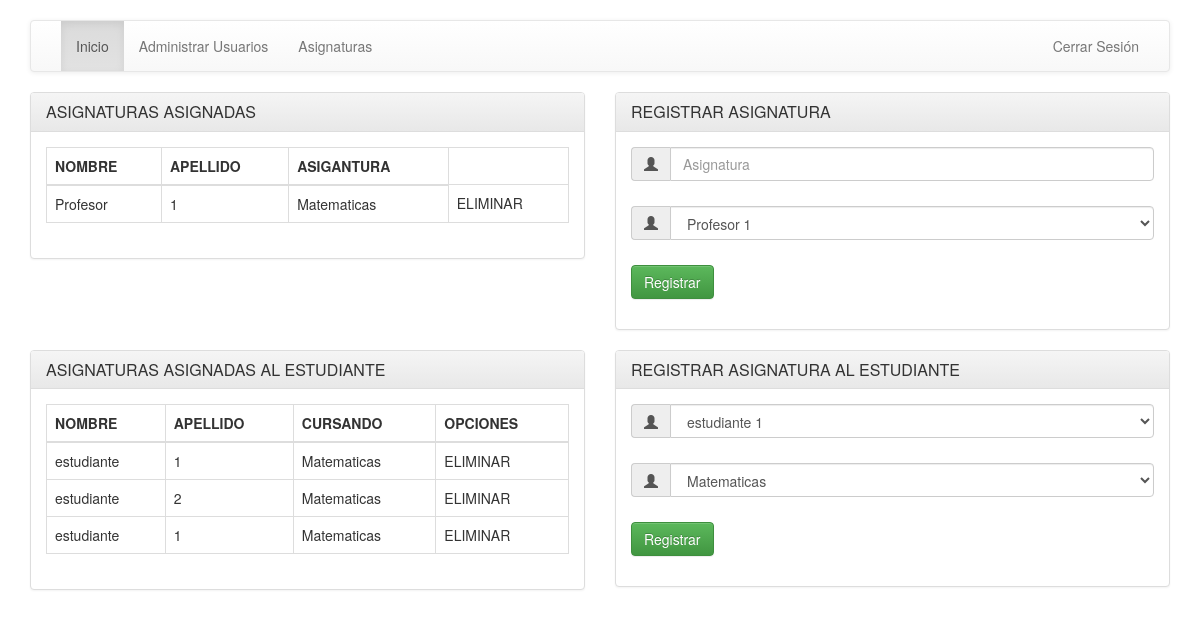
/system_students/index.php?c=subject (signed in), run on the app's committed database.
### tables this page shows
CREATE TABLE `subjects` (
  `id_subject` int(11) NOT NULL,
  `description_subject` varchar(50) NOT NULL,
  `fk_user_teacher` int(11) NOT NULL
);

CREATE TABLE `users` (
  `id_user` int(11) NOT NULL,
  `token_user` varchar(100) NOT NULL,
  `first_name` varchar(50) NOT NULL,
  `second_name` varchar(50) NOT NULL,
  `name_user` varchar(50) NOT NULL,
  `password` varchar(200) NOT NULL,
  `fk_rol` int(11) NOT NULL
);

CREATE TABLE `subject_student` (
  `id_sub_st` int(11) NOT NULL,
  `fk_user_student` int(11) NOT NULL,
  `fk_subject_st` int(11) DEFAULT NULL,
  `date` datetime DEFAULT NULL
);

### system_students/Controller/PagesController.php (called while the page is built, shortened)
<?php
include_once('Model/SubjectClass.php');
include_once('Model/SubjectStudentClass.php');
class UsersController{
    public function __construct()
    {
        $this->mod_sub = new Subject();
        $this->mod_subst = new SubStudent();
    }
    public function subject()
    {
        include_once('View/Subject/index.php');
    }
}

### system_students/DataBase/Conection.php (called while the page is built)
<?php
class conection{
    public static function connect(){
        $pdo = new PDO("mysql: host=localhost; dbname=systemstudents","root","");
        $pdo->setAttribute(PDO::ATTR_ERRMODE, PDO::ERRMODE_EXCEPTION);
        return $pdo;
    }
}

### system_students/Model/SubjectClass.php (called while the page is built, shortened)
<?php
class Subject{
    public $con;
    public function __construct()
    {
        try {
            $this->con = conection::connect();
        } catch (Exception $e) {
            die($e->getMessage());
        }
    }
    public function OptionUsersTeacher()
    {
        try {
            $query = "SELECT * FROM users INNER jOIN rol ON users.fk_rol = rol.id_rol WHERE fk_rol = 3";
            $stmt = $this->con->prepare($query);
            $stmt->execute();
            return $stmt->fetchAll(PDO::FETCH_OBJ);
        } catch (Exception $e) {
            die($e->getMessage());
        }
    }
    public function SearchTeachers()
    {
        try {
            $query = "SELECT * FROM subjects INNER JOIN users ON subjects.fk_user_teacher = users.id_user";
            $stmt = $this->con->prepare($query);
            $stmt->execute();
            return $stmt->fetchAll(PDO::FETCH_OBJ);
        } catch (Exception $e) {
            die($e->getMessage());
        }
    }
    public function OptionUserStudent()
    {
        try {
            $query = "SELECT * FROM users INNER jOIN rol ON users.fk_rol = rol.id_rol WHERE fk_rol = 2";
            $stmt = $this->con->prepare($query);
            $stmt->execute();
            return $stmt->fetchAll(PDO::FETCH_OBJ);
        } catch (Exception $e) {
            die($e->getMessage());
        }
    }
    public function OptionSubject()
    {
        try {
            $query = "SELECT * FROM subjects";
            $stmt = $this->con->prepare($query);
            $stmt->execute();
            return $stmt->fetchAll(PDO::FETCH_OBJ);
        } catch (Exception $e) {
            die($e->getMessage());
        }
    }
}

### system_students/Model/SubjectStudentClass.php (called while the page is built, shortened)
<?php
class SubStudent{
    public $con;
    public function __construct()
    {
        try {
            $this->con = conection::connect();
        } catch (Exception $e) {
            die($e->getMessage());
        }
    }
    public function SearchSubjectStudent()
    {
        try {
            $query = "SELECT * FROM subject_student AS a INNER JOIN users ON users.id_user = a.fk_user_student
            INNER JOIN subjects ON subjects.id_subject = a.fk_subject_st";
            $stmt = $this->con->prepare($query);
            $stmt->execute();
            return $stmt->fetchAll(PDO::FETCH_OBJ);
        } catch (Exception $e) {
            die($e->getMessage());
        }
    }
}

### system_students/View/Subject/index.php (the view, shortened to what this page needs)
<?php
$rol = $_SESSION['fk_rol_S'];
?>
<!doctype html>
<html lang="es">
	<head>
		<link rel="stylesheet" href="Styles/css/bootstrap.min.css" >
		<link rel="stylesheet" href="Styles/css/bootstrap-theme.min.css" >
	</head>
	<body>
		<div class="container">
			<nav class='navbar navbar-default'>
				<div class='container-fluid'>
					<div id='navbar' class='navbar-collapse collapse'>
						<ul class='nav navbar-nav'>
							<li class='active'><a href='?c=home'>Inicio</a></li>
						</ul>
                        <?php if($rol == 1){?>
                        <ul class='nav navbar-nav'>
                            <li><a href='?c=admin'>Administrar Usuarios</a></li>
                        </ul>
						<?php }; ?>
						<?php if($rol == 1){?>
                        <ul class='nav navbar-nav'>
                            <li><a href='?c=subject'>Asignaturas</a></li>
                        </ul>
						<?php }; ?>
						<ul class='nav navbar-nav navbar-right'>
							<li><a href='?c=CloseSesion'>Cerrar Sesi&oacute;n</a></li>
						</ul>
					</div>
				</div>
			</nav>
            <div class="row">
                <div class="col-md-6">
                    <div class="panel panel-default">
                        <div class="panel-heading">
                            <h3 class="panel-title">ASIGNATURAS ASIGNADAS</h3>
                        </div>
                        <div class="panel-body">
                            <table class="table table-bordered">
                                <thead>
                                    <th>NOMBRE</th>
                                    <th>APELLIDO</th>
                                    <th>ASIGANTURA</th>
                                </thead>
                                <tbody>
								<?php foreach($this->mod_sub->SearchTeachers() as $ts): ?>
                                    <tr>
                                        <td><?php echo $ts->first_name; ?></td>
                                        <td><?php echo $ts->second_name; ?></td>
                                        <td><?php echo $ts->description_subject; ?></td>
                                        <td>ELIMINAR</td>
                                    </tr>
								<?php endforeach; ?>
                                </tbody>
                            </table>
                        </div>
                    </div>
                </div>
                <div class="col-md-6">
                    <div class="panel panel-default">
                        <div class="panel-heading">
                            <h3 class="panel-title">REGISTRAR ASIGNATURA</h3>
                        </div>
                        <div class="panel-body">
                        <form id="loginform" class="form-horizontal" role="form" action="?c=savesubject	" method="POST" autocomplete="off">
							<div style="margin-bottom: 25px" class="input-group">
								<span class="input-group-addon"><i class="glyphicon glyphicon-user"></i></span>
								<input id="usuario" type="text" class="form-control" name="asignatura" value="" placeholder="Asignatura" required>
							</div>
                            <div style="margin-bottom: 25px" class="input-group">
								<span class="input-group-addon"><i class="glyphicon glyphicon-user"></i></span>
                                <select name="users" class="form-control">
								<?php foreach($this->mod_sub->OptionUsersTeacher() as $ot): ?>
                                    <option value="<?php echo $ot->id_user; ?>"><?php echo $ot->first_name." ".$ot->second_name; ?></option>
								<?php endforeach; ?>
                                </select>
							</div>
							<div style="margin-top:10px" class="form-group">
								<div class="col-sm-12 controls">
									<button id="btn-login" type="submit" class="btn btn-success">Registrar</a>
								</div>
							</div>
						</form>
                        </div>
                    </div>
                </div>
				<div class="col-md-6">
                    <div class="panel panel-default">
                        <div class="panel-heading">
                            <h3 class="panel-title">ASIGNATURAS ASIGNADAS AL ESTUDIANTE</h3>
                        </div>
                        <div class="panel-body">
                            <table class="table table-bordered">
                                <thead>
                                    <th>NOMBRE</th>
                                    <th>APELLIDO</th>
                                    <th>CURSANDO</th>
                                    <th>OPCIONES</th>
                                </thead>
                                <tbody>
								<?php foreach($this->mod_subst->SearchSubjectStudent() as $ts): ?>
                                    <tr>
                                        <td><?php echo $ts->first_name; ?></td>
                                        <td><?php echo $ts->second_name; ?></td>
                                        <td><?php echo $ts->description_subject; ?></td>
                                        <td>ELIMINAR</td>
                                    </tr>
								<?php endforeach; ?>
                                </tbody>
                            </table>
                        </div>
                    </div>
                </div>
				<div class="col-md-6">
                    <div class="panel panel-default">
                        <div class="panel-heading">
                            <h3 class="panel-title">REGISTRAR ASIGNATURA AL ESTUDIANTE</h3>
                        </div>
                        <div class="panel-body">
                        <form id="loginform" class="form-horizontal" role="form" action="?c=savesubjectstudent	" method="POST" autocomplete="off">
                            <div style="margin-bottom: 25px" class="input-group">
								<span class="input-group-addon"><i class="glyphicon glyphicon-user"></i></span>
                                <select name="student" class="form-control" require>
								<?php foreach($this->mod_sub->OptionUserStudent() as $ot): ?>
                                    <option value="<?php echo $ot->id_user; ?>"><?php echo $ot->first_name." ".$ot->second_name; ?></option>
								<?php endforeach; ?>
                                </select>
							</div>
							<div style="margin-bottom: 25px" class="input-group" require>
								<span class="input-group-addon"><i class="glyphicon glyphicon-user"></i></span>
                                <select name="subj" class="form-control">
								<?php foreach($this->mod_sub->OptionSubject() as $ot): ?>
                                    <option value="<?php echo $ot->id_subject; ?>"><?php echo $ot->description_subject; ?></option>
								<?php endforeach; ?>
                                </select>
							</div>
							<div style="margin-top:10px" class="form-group">
								<div class="col-sm-12 controls">
									<button id="btn-login" type="submit" class="btn btn-success">Registrar</a>
								</div>
							</div>
						</form>
                        </div>
                    </div>
                </div>
            </div>
		</div>
	</body>
</html>

### system_students/View/Subject/index.php (style rules this page uses)
body { padding-top: 20px; padding-bottom: 20px; }

### data on the page
subjects: fk_user_teacher.first_name "Profesor", fk_user_teacher.second_name "1", description_subject "Matematicas"
subject_student: fk_user_student.first_name "estudiante", fk_user_student.second_name "1", fk_subject_st.description_subject "Matematicas"
subject_student: fk_user_student.first_name "estudiante", fk_user_student.second_name "2", fk_subject_st.description_subject "Matematicas"
subject_student: fk_user_student.first_name "estudiante", fk_user_student.second_name "1", fk_subject_st.description_subject "Matematicas"

### other printed values
form field users "Profesor 1"
form field student "estudiante 1"
form field subj "Matematicas"
